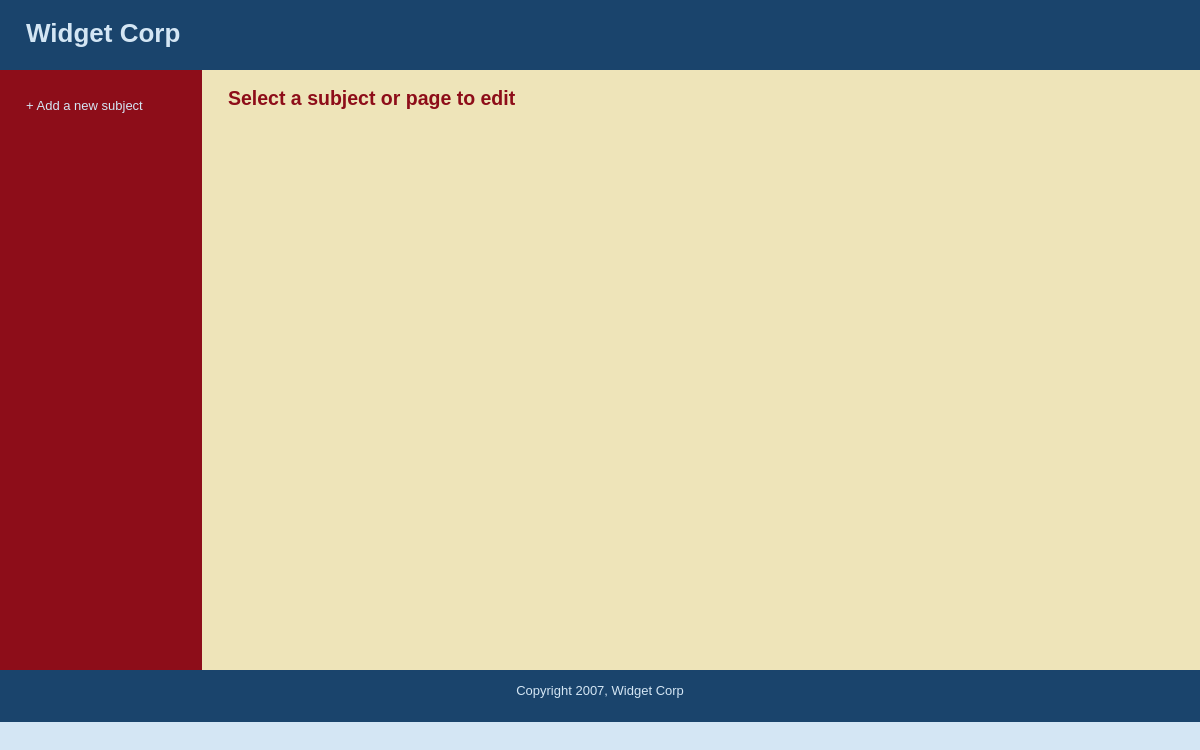
The page /widgetCorp/content.php on the database as committed earlier.
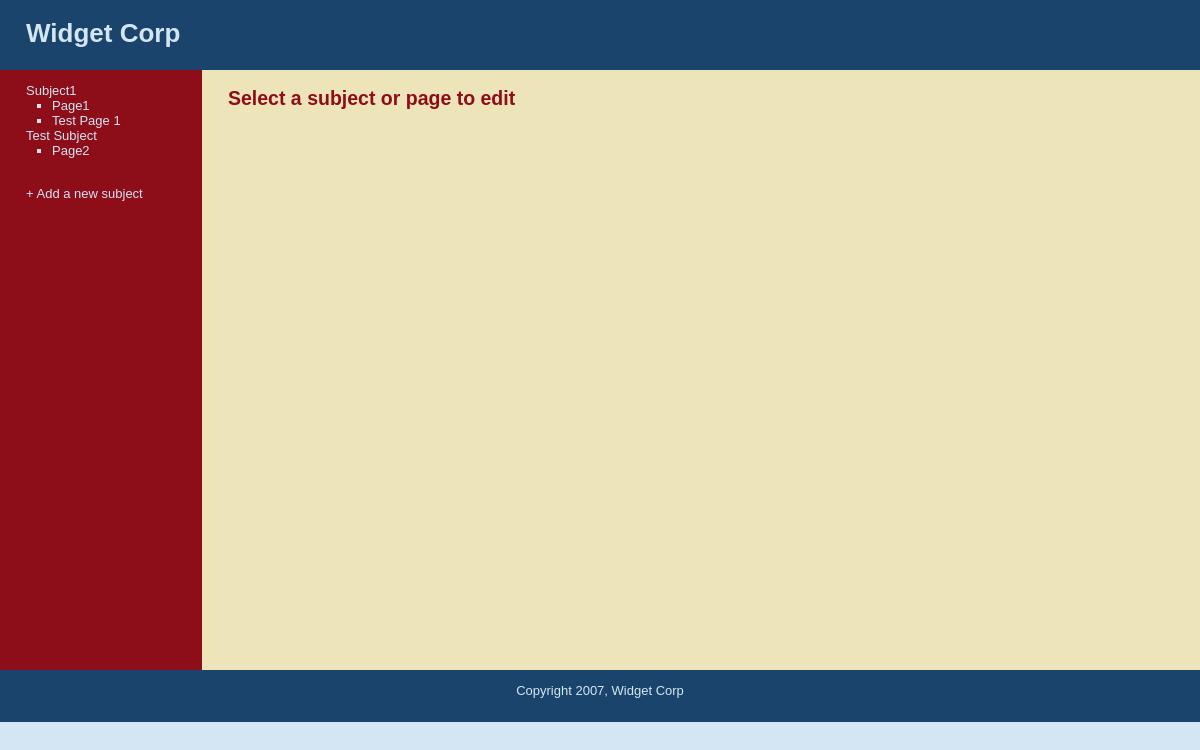
The same page on the database as committed later.
### tables this page shows
CREATE TABLE `subjects` (
  `id` int(11) NOT NULL,
  `menu_name` varchar(50) NOT NULL,
  `position` int(3) NOT NULL,
  `visible` smallint(1) NOT NULL
);

CREATE TABLE `pages` (
  `id` int(11) NOT NULL,
  `subject_id` int(11) NOT NULL,
  `menu_name` varchar(50) NOT NULL,
  `position` int(3) NOT NULL,
  `visible` smallint(1) NOT NULL,
  `content` text NOT NULL
);

### widgetCorp/includes/functions.php (the view, shortened to what this page needs)
<?php
function get_all_subjects($connection) {
    $query = "SELECT * FROM subjects ORDER BY position ASC";
    $subject_set = $connection->query($query);
    return $subject_set;
}
function get_pages_for_subject($subject_id, $connection) {
    $query = "SELECT * FROM pages WHERE subject_id = {$subject_id} ORDER BY position ASC";
    $page_set = mysqli_query($connection, $query);
    return $page_set;
}
function find_selected_page($connection) {
    if (isset($_GET['subj'])) {
        $sel_subject = get_subject_by_id($_GET['subj'], $connection);
        $sel_page = NULL;
    } elseif (isset($_GET['page'])) {
        $sel_subject = NULL;
        $sel_page = get_page_by_id($_GET['page'], $connection);
    } else {
        $sel_subject = NULL;
        $sel_page = NULL;
    }
}
function navigation($sel_subject, $sel_page, $connection) {
    $output = "<ul class=\"subjects\">";
    $subject_set = get_all_subjects($connection);
    while ($subject = mysqli_fetch_assoc($subject_set)) {
        $output .= "<li";
        $output .= "><a href=\"editSubject.php?subj=" . urlencode($subject["id"]) . "\">{$subject["menu_name"]}</a></li>";
        $page_set = get_pages_for_subject($subject["id"], $connection);
        $output .= "<ul class=\"pages\">";
        while ($page = mysqli_fetch_assoc($page_set)) {
            $output .= "<li";
            $output .= "><a href=\"content.php?page=" . urlencode($page["id"]) . "\">{$page["menu_name"]}</a></li>";
        }
        $output .= "</ul>";
    }
    $output .= "</ul>";
    return $output;
}

### widgetCorp/includes/header.php (shortened to what this page needs)
<html>
<head>
    <link rel="stylesheet" href="styles/public.css">
</head>
<body>
    <div id="header">
        <h1>Widget Corp</h1>
    </div>
    <div id="main">

### widgetCorp/content.php (shortened to what this page needs)
<?php
require_once("includes/connection.php");
require_once("includes/functions.php");
$sel_subject = null;
$sel_page = null;
?>
<?php include("includes/header.php"); ?>
<table id="structure">
	<tr>
		<td id="navigation">
			<?php echo navigation($sel_subject, $sel_page, $connection); ?>
			<br />
			<a href="newSubject.php">+ Add a new subject</a>
		</td>
		<td id="page">
		<?php if (!is_null($sel_subject)) { ?>
			<h2><?php echo htmlspecialchars($sel_subject['menu_name']); ?></h2>
		<?php } else { ?>
			<h2>Select a subject or page to edit</h2>
		<?php } ?>
		</td>
	</tr>
</table>
<?php require("includes/footer.php"); ?>

### widgetCorp/includes/footer.php
</div>
<div id="footer">Copyright 2007, Widget Corp</div>
</body>
</html>

### widgetCorp/styles/public.css (style rules this page uses)
html { height: 100%; width: 100%; }
body { width: 100%; height: 100%; margin: 0px; padding: 0px; border: 0px; font-family: Verdana, Arial, Helvetica, sans-serif; background: #d4e6f4; font-size: 13px; line-height: 15px; }
table, tr, td { border-collapse: collapse; vertical-align: top; font-size: 13px; line-height: 15px; }
a { color: #8d0d19; }
#header { height: 70px; margin: 0px; padding: 0px; text-align: left; background: #1a446c; color: #d4e6f4; }
#header h1 { padding: 1em; margin: 0px; }
#main { margin: 0px; padding: 0px; height: 600px; width: 100%; background: #eee4b9; }
#structure { height: 600px; width: 100%; }
#footer { height: 2em; margin: 0px; padding: 1em; text-align: center; background: #1a446c; color: #d4e6f4; }
#navigation { width: 150px; padding: 1em 2em; color: #d4e6f4; background: #8d0d19; }
#navigation a { color: #d4e6f4; text-decoration: none; }
ul.subjects { padding-left: 0; list-style: none; }
ul.pages { padding-left: 2em; list-style: square; }
#page { padding-left: 2em; vertical-align: top; background: #eee4b9; }
#page h2 { color: #8d0d19; margin-top: 1em; }

Rows that differ between the two databases and show on the page:
added subjects: menu_name "Subject1"
added pages: menu_name "Page1", shown under "Subject1"
added pages: menu_name "Test Page 1", shown under "Subject1"
added subjects: menu_name "Test Subject"
added pages: menu_name "Page2", shown under "Test Subject"
